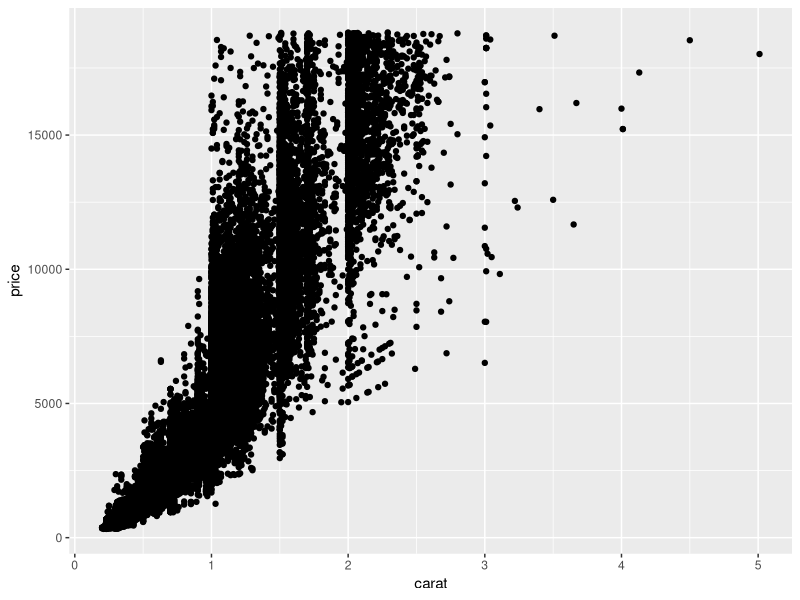
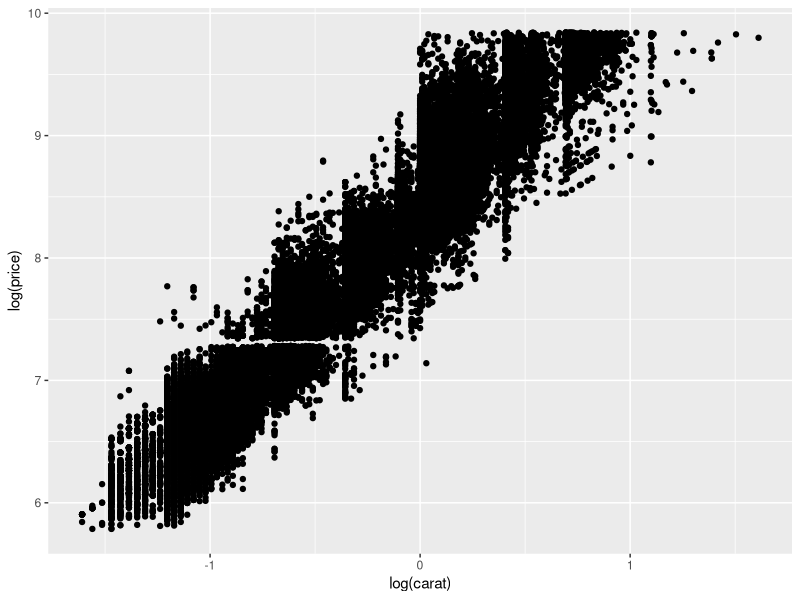
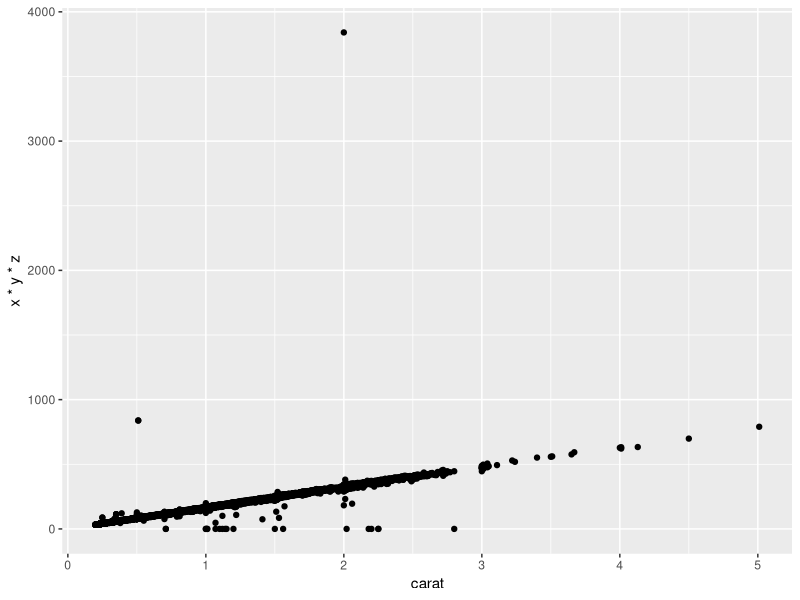
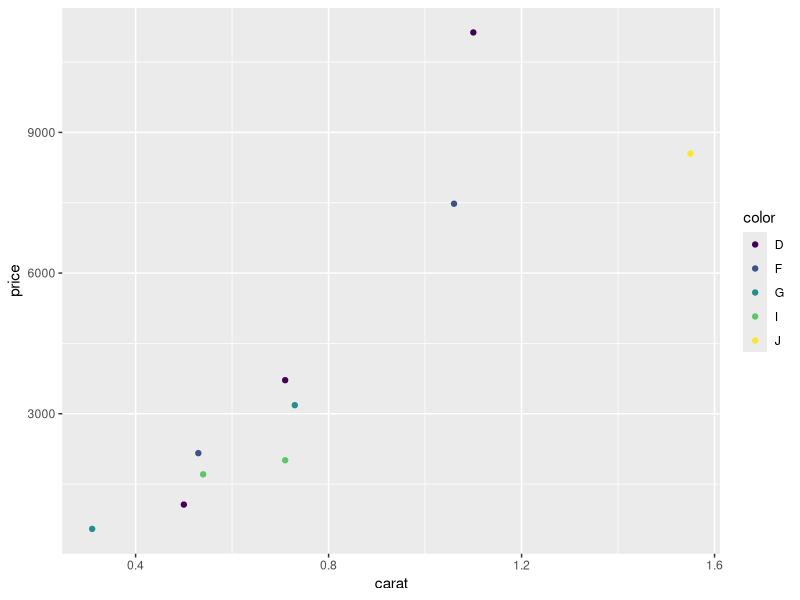
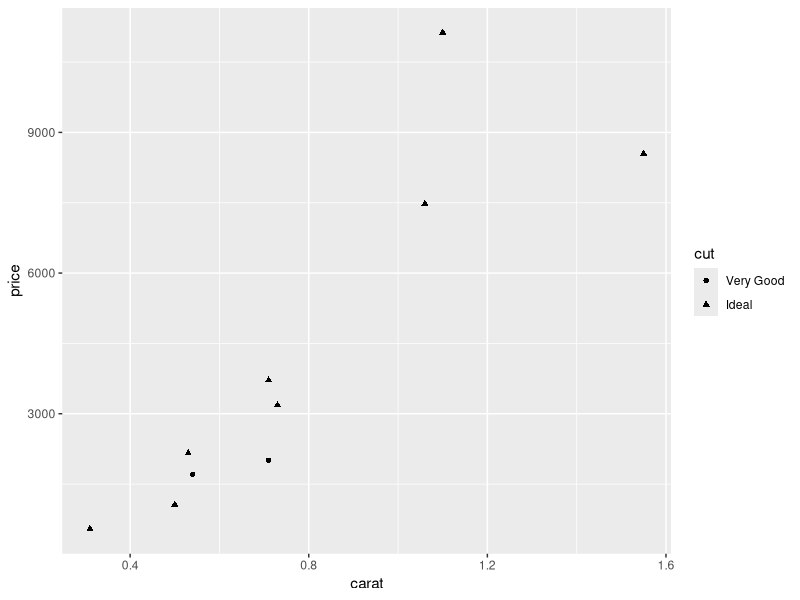
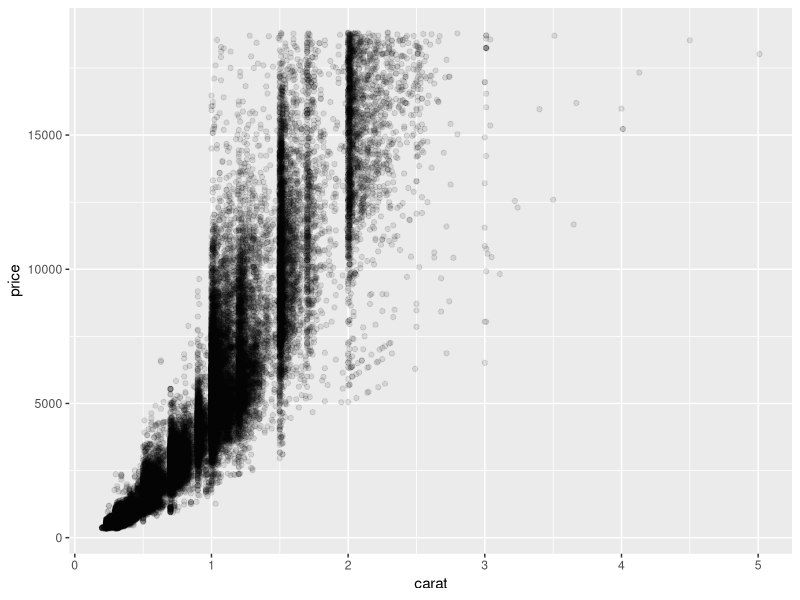
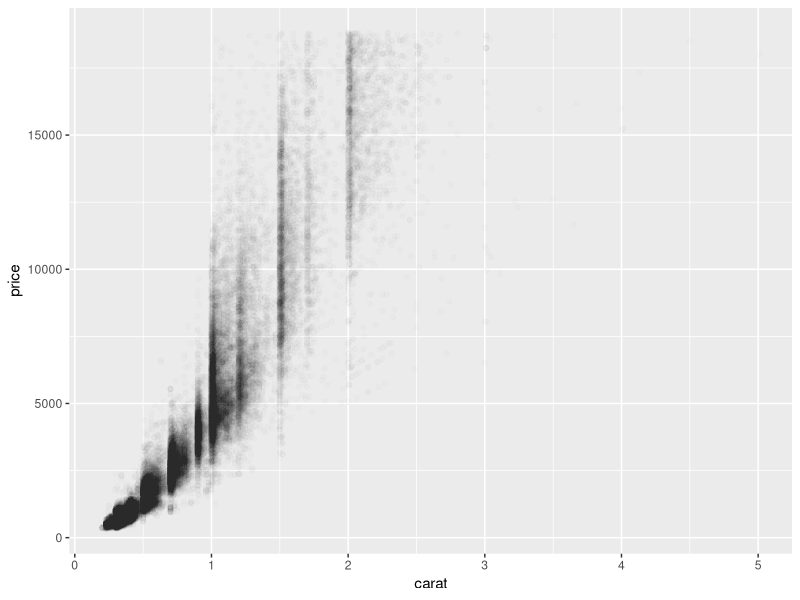
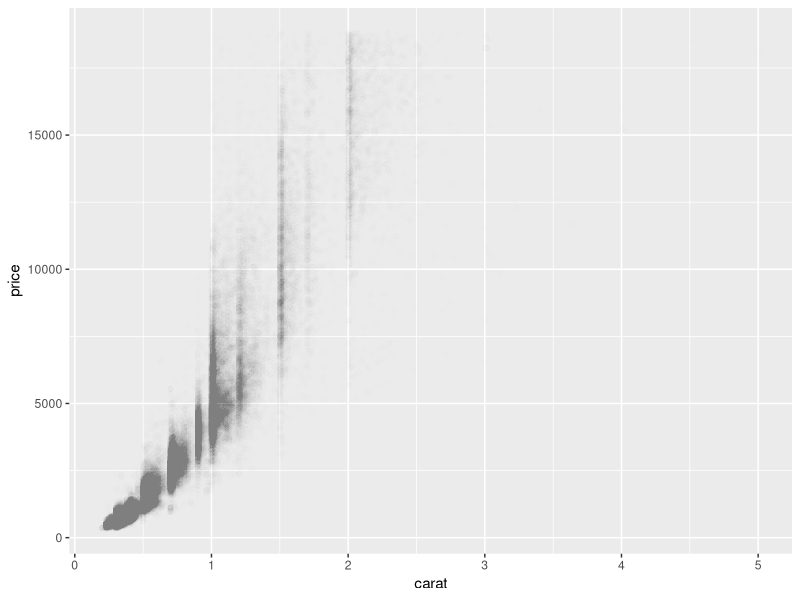

Here is the R script that generated these plots, in order:
## ---- chunk 1
library(ggplot2)
dsmall <- diamonds[sample(nrow(diamonds),10),]
dsmall
## ---- chunk 2
qplot(carat,price,data=diamonds)
## ---- chunk 3
qplot(log(carat),log(price),data = diamonds)
## ---- chunk 4
qplot(carat,x*y*z,data = diamonds)
## ---- chunk 5
qplot(carat,price,data = dsmall,colour = color)
qplot(carat,price,data = dsmall,shape = cut)
## ---- chunk 6
qplot(carat,price,data = diamonds,alpha = I(1/10))
qplot(carat,price,data = diamonds,alpha = I(1/100))
qplot(carat,price,data = diamonds,alpha = I(1/200))
## ---- chunk 7
dsmall1 <- diamonds[sample(nrow(diamonds),100),]
qplot(carat,price,data = dsmall1,geom = c("point","smooth"))
qplot(carat,price,data = diamonds,geom = c("point","smooth"))
## ---- chunk 8
qplot(carat,price,data = dsmall1,geom = c("point","smooth"),span =0.2)
qplot(carat,price,data = dsmall1,geom = c("point","smooth"),span=1)
## ---- chunk 9
qplot(color,price/carat,data = diamonds,geom = "jitter",alpha = I(1/5))
qplot(color,price/carat,data = diamonds,geom = "jitter",alpha = I(1/50))
qplot(color,price/carat,data = diamonds,geom = "jitter",alpha = I(1/200))
## ---- chunk 10
qplot(carat,data = diamonds,geom = "histogram")
qplot(carat,data = diamonds,geom = "density")
## ---- chunk 11
qplot(carat,data = diamonds,geom = "histogram",binwidth = 1,xlim = c(0,3))
qplot(carat,data = diamonds,geom = "histogram",binwidth = 0.1,xlim = c(0,3))
qplot(carat,data = diamonds,geom = "histogram",binwidth = 0.01,xlim = c(0,3))
## ---- chunk 12
qplot(carat,data = diamonds,geom = "density",colour = color)
qplot(carat,data = diamonds,geom = "histogram",fill = color)
## ---- chunk 13
qplot(color,data=diamonds,geom = "bar")
qplot(color,data = diamonds,geom = "bar",weight = carat) + scale_y_continuous("carat")
## ---- chunk 14
qplot(date,unemploy/pop,data = economics,geom = "line")
qplot(date,uempmed,data = economics,geom = "line")
## ---- chunk 15
qplot(carat,data = diamonds,facets = color ~ .,geom = "histogram",binwidth = 0.1,xlim = c(0,3))
qplot(carat,..density..,data = diamonds,facets = color ~.,geom = "histogram",binwidth = 0.1,xlim = c(0,3))
